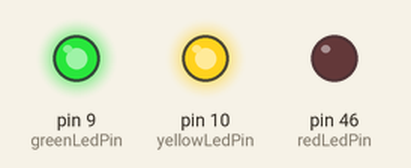
Recording of a sketch running on a simulated Arduino Mega 2560, built with avr-gcc and run on an emulated ATmega2560. Shown: output pins drawn as LEDs (lit = HIGH).

Above: at 2.5 s.
At 7.5 s:
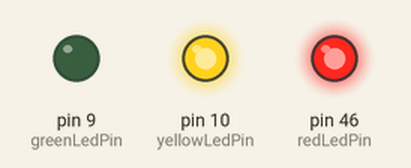
At 10.05 s:
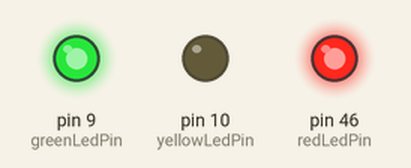
At 11.95 s:
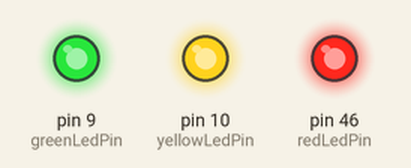
Timing chart, 0 to 15.6 s (numbered marks = the images above):
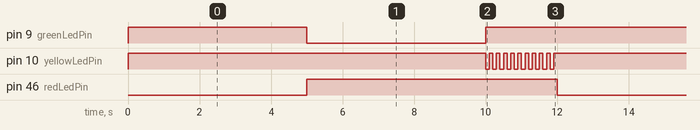

The sketch:

trafic-light-plus.ino
```cpp
/* -----------------------------------------------------------------
//   系所：資科工碩一 | 學號：312551105  | 姓名：羅羽軒
// -----------------------------------------------------------------
//  加分題：
//  - 實驗作業的 LED 接線中的 GND 可以換成 5V 嗎？ Ans: 可以。
//  - 如果可以，電路和程式又應該如何修改？
//   Ans：
//   電路更動：
//      1. 將 "LED 接地端" 改接到 "電源 5V"
//      2. 此時高低電位相反 -> 電流和原本方向相反 -> LED 正負極要反過來接，
//         讓電流維持從 LED 正極 流向 LED 負級
//   程式更動：
//      原本的程式因接地，電流是從 "pin端(高電位)" 流向 "LED接地端(低電位)"
//      現在 LED 接到 5V (高電位) -> pin 腳屬於低電位 -> 電流相反
//      -> pin 腳是低電位時電流通過，LED 發亮
//      -> 所以需把程式中的 HIGH, LOW 對調
// ----------------------------------------------------------------- */

const int redLedPin = 46;
const int greenLedPin = 9;
const int yellowLedPin = 10;
const int SECOND = 1000;
const int YELLOW_BLINK_INTERVAL = 0.1 * SECOND;
int yellowLedState = HIGH;  // default is HIGH voltage (turn off here)

void setup() {
  pinMode(redLedPin, OUTPUT);
  pinMode(greenLedPin, OUTPUT);
  pinMode(yellowLedPin, OUTPUT);
  // set all LED to off
  digitalWrite(redLedPin, HIGH);
  digitalWrite(greenLedPin, HIGH);
  digitalWrite(yellowLedPin, HIGH);
}

void loop() {
  // red light for 5s
  digitalWrite(redLedPin, LOW);  // turn on (voltage level LOW)
  delay(5 * SECOND);
  digitalWrite(redLedPin, HIGH);  // turn off (voltage level HIGH)

  // green light for 5s
  digitalWrite(greenLedPin, LOW);
  delay(5 * SECOND);
  digitalWrite(greenLedPin, HIGH);

  // yellow blink with interval 0.1s
  for (int i = 0; i < 2 * SECOND; i += YELLOW_BLINK_INTERVAL) {
    if (yellowLedState == HIGH) {
      yellowLedState = LOW;
    } else {
      yellowLedState = HIGH;  // the last step (1900) go here then exit
    }
    digitalWrite(yellowLedPin, yellowLedState);
    delay(0.1 * SECOND);
  }
}
```

Measured:
- by itself, pin 9 (greenLedPin), pin 46 (redLedPin): alternates HIGH for 7.0 s and LOW for 5.0 s
- by itself, pin 10 (yellowLedPin): repeats every 12.0 s: 9 × (HIGH 0.10 s, LOW 0.10 s), HIGH 10.1 s, LOW 0.10 s
- by itself, everything shown: repeats every 12.0 s, in 22 steps
